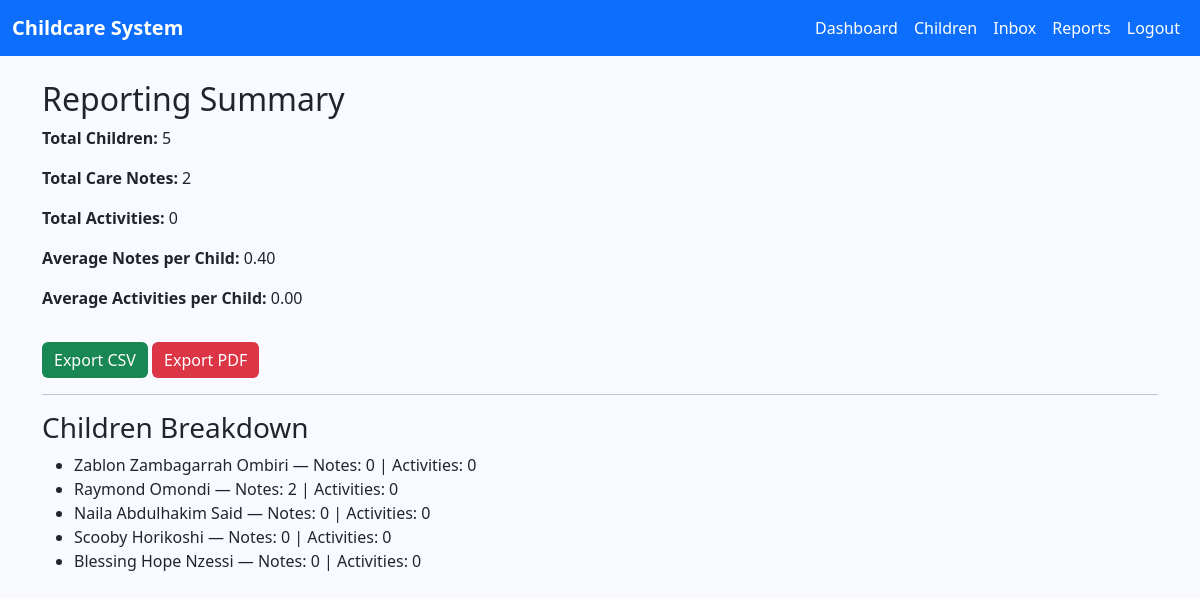
Page /reports/summary/ (signed in) on the committed database.
### core/models.py (models this page shows, shortened)
class Child(models.Model):
    name = models.CharField(max_length=100)
    age = models.PositiveIntegerField()
    parent = models.ForeignKey(
        settings.AUTH_USER_MODEL,
        on_delete=models.CASCADE,
        limit_choices_to={'role': 'PARENT'},
        related_name='children_as_parent'
    )
    caregiver = models.ForeignKey(
        settings.AUTH_USER_MODEL,
        on_delete=models.SET_NULL,
        null=True, blank=True,
        limit_choices_to={'role': 'CAREGIVER'},
        related_name='children_as_caregiver'
    )

### core/views.py (the view)
# urls.py: path('reports/summary/', views.reporting_summary, name='reporting_summary'),
@login_required
def reporting_summary(request):
    if request.user.role == 'ADMIN':
        children = Child.objects.all()
    elif request.user.role == 'PARENT':
        children = request.user.children_as_parent.all()
    elif request.user.role == 'CAREGIVER':
        children = request.user.children_as_caregiver.all()
    else:
        children = []
    total_children = children.count()
    total_notes = sum(child.care_notes.count() for child in children)
    total_activities = sum(child.activities.count() for child in children)
    avg_notes_per_child = total_notes / total_children if total_children > 0 else 0
    avg_activities_per_child = total_activities / total_children if total_children > 0 else 0
    return render(request, 'reporting_summary.html', {
        'children': children,
        'total_children': total_children,
        'total_notes': total_notes,
        'total_activities': total_activities,
        'avg_notes_per_child': avg_notes_per_child,
        'avg_activities_per_child': avg_activities_per_child,
    })

### core/templates/reporting_summary.html (shortened to what this page needs)
{% extends 'base.html' %}
{% block content %}
<h2>Reporting Summary</h2>
<p><strong>Total Children:</strong> {{ total_children }}</p>
<p><strong>Total Care Notes:</strong> {{ total_notes }}</p>
<p><strong>Total Activities:</strong> {{ total_activities }}</p>
<p><strong>Average Notes per Child:</strong> {{ avg_notes_per_child|floatformat:2 }}</p>
<p><strong>Average Activities per Child:</strong> {{ avg_activities_per_child|floatformat:2 }}</p>
<a href="{% url 'export_summary_csv' %}" class="btn btn-success mt-3">Export CSV</a>
<a href="{% url 'export_summary_pdf' %}" class="btn btn-danger mt-3">Export PDF</a>
<hr>
<h3>Children Breakdown</h3>
<ul>
    {% for child in children %}
    <li>
        {{ child.name }} — Notes: {{ child.care_notes.count }} | Activities: {{ child.activities.count }}
    </li>
    {% endfor %}
</ul>
{% endblock %}

### core/templates/base.html (style rules this page uses)
body { background-color: #f8faff; }
.btn-success { background-color: #198754; border: none; }
.btn-danger { background-color: #dc3545; border: none; }

### rows in the picture
Child: name "Zablon Zambagarrah Ombiri", care_notes.count "0", activities.count "0"
Child: name "Raymond Omondi", care_notes.count "2", activities.count "0"
Child: name "Naila Abdulhakim Said", care_notes.count "0", activities.count "0"
Child: name "Scooby Horikoshi", care_notes.count "0", activities.count "0"
Child: name "Blessing Hope Nzessi", care_notes.count "0", activities.count "0"

### other values in the picture
{{ total_children }} "5"
{{ total_notes }} "2"
{{ total_activities }} "0"
{{ avg_notes_per_child|floatformat:2 }} "0.40"
{{ avg_activities_per_child|floatformat:2 }} "0.00"
